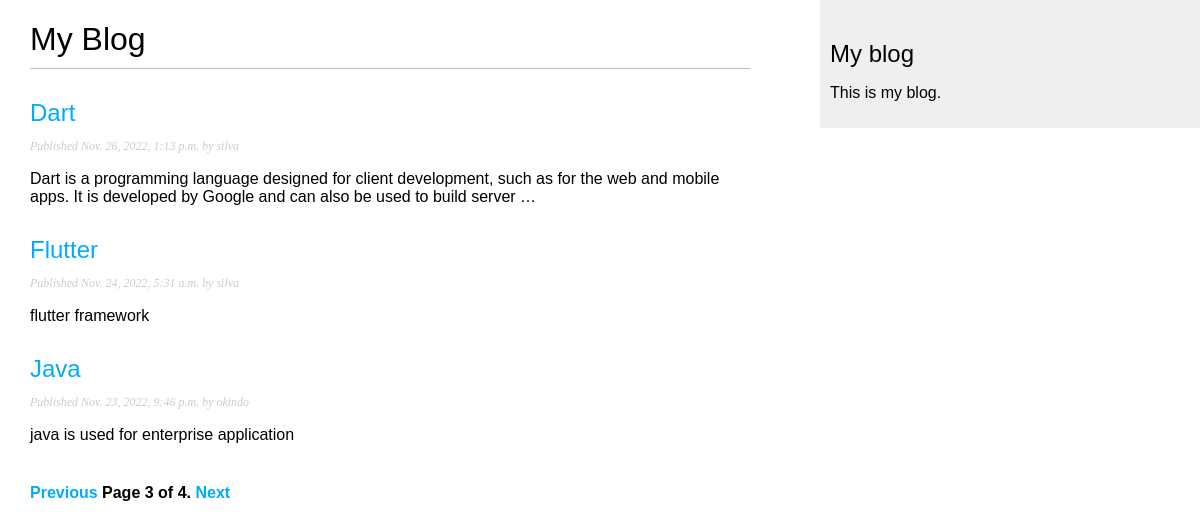
Page /blog/?page=3 on the committed database.
### blog/models.py (models this page shows, shortened)
class Post(models.Model):
    class Status(models.TextChoices):
        DRAFT = 'DF', 'Draft'
        PUBLISHED = 'PB', 'Published'
    title = models.CharField(max_length=200)
    slug = models.SlugField(max_length=250, unique_for_date='publish')
    author = models.ForeignKey(User,
                               on_delete=models.CASCADE,
                               related_name='blog_posts')
    body = models.TextField()
    publish = models.DateTimeField(default=timezone.now)
    created = models.DateTimeField(auto_now_add=True)
    updated = models.DateTimeField(auto_now=True)
    status = models.CharField(max_length=2,
                              choices=Status.choices,
                              default=Status.DRAFT
                              )
    objects = models.Manager()  # The default manager.
    published = PublishedManager()  # Our custom manager.
    class Meta:
        ordering = ['-publish']
        indexes = [
            models.Index(fields=['-publish'])
        ]
    def get_attribute_url(self):
        return reverse(
            'blog:post_detail',
            args=[
                self.publish.year,
                self.publish.month,
                self.publish.day,
                self.slug
            ]
        )

### blog/views.py (the view)
# urls.py: path('', views.post_list, name='post_list'),
def post_list(request):
    post_list = Post.published.all()
    paginator = Paginator(post_list, 3)
    page_number = request.GET.get('page', 1)
    try:
        posts = paginator.page(page_number)
    except PageNotAnInteger:
        posts = paginator.page(1)
    except EmptyPage:
        posts = paginator.page(paginator.num_pages)
    return render(
        request,
        'blog/post/list.html',
        {'posts': posts}
    )

### blog/models.py (called while the page is built)
    def get_queryset(self):
        return super().get_queryset().filter(status=Post.Status.PUBLISHED)

### blog/templates/blog/post/list.html (shortened to what this page needs)
{% extends 'blog/base.html' %}
{% block content %}
    <h1>My Blog</h1>
    {% for post in posts %}
        <h2>
            <a href="{{ post.get_attribute_url }}">
               {{ post.title }}
            </a>
        </h2>
        <p class="date">
            Published {{ post.publish }} by {{ post.author }}
        </p>
        {{ post.body|truncatewords:30|linebreaks }}
    {% endfor %}
    {% include "pagination.html" with page=posts %}
{% endblock %}

### blog/static/css/blog.css (style rules this page uses)
body { margin:0; padding:0; font-family:helvetica, sans-serif; }
a { color:#00abff; text-decoration:none; }
h1 { font-weight:normal; border-bottom:1px solid #bbb; padding:0 0 10px 0; }
h2 { font-weight:normal; margin:30px 0 0; }
p.date { color:#ccc; font-family: georgia, serif; font-size: 12px; font-style: italic; }

### rows in the picture
Post: title "Dart", publish "Nov. 26, 2022, 1:13 p.m.", author "silva", body "Dart is a programming language designed for client development, such as for the web and mobile apps. It is developed by Google and can also be used to build server …"
Post: title "Flutter", publish "Nov. 24, 2022, 5:31 a.m.", author "silva", body "flutter framework"
Post: title "Java", publish "Nov. 23, 2022, 9:46 p.m.", author "okindo", body "java is used for enterprise application"

### other values in the picture
{{ page.number }} "3"
{{ page.paginator.num_pages }} "4"
